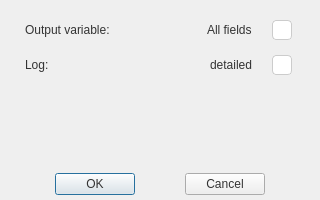
<?xml version="1.0" encoding="UTF-8"?>
<ui version="4.0">
 <class>OutputSettingDialog</class>
 <widget class="QDialog" name="OutputSettingDialog">
  <property name="geometry">
   <rect>
    <x>0</x>
    <y>0</y>
    <width>320</width>
    <height>200</height>
   </rect>
  </property>
  <property name="windowTitle">
   <string>Output Settings</string>
  </property>
  <property name="styleSheet">
   <string notr="true"/>
  </property>
  <layout class="QVBoxLayout" name="verticalLayout_root">
   <property name="margin" stdset="0">
    <number>0</number>
   </property>
   <item>
    <widget class="QWidget" name="mainContainer" native="true">
     <property name="styleSheet">
      <string notr="true">/* ================= 全局字体与背景优化 ================= */
QWidget {
    /* 优先使用微软雅黑，兼顾英文 Segoe UI */
    font-family: &quot;Microsoft YaHei&quot;, &quot;Segoe UI&quot;, sans-serif;
    font-size: 12px;  /* 字体稍微大一点，看起来更现代 */
    color: #333333;   /* 不要用纯黑，用深灰色，视觉更柔和 */
}

/* ================= 标签样式 ================= */
QLabel {
    /* 增加一点行高或内边距，防止文字太挤 */
    padding: 2px;
}

/* ================= 复选框 (QCheckBox) 美化 ================= */
QCheckBox {
    spacing: 8px; /* 文字和方框之间的距离 */
    outline: none; /* 去掉点击时的虚线框 */
}

/* 1. 复选框的“外壳” (指示器) - 未选中状态 */
QCheckBox::indicator {
    width: 18px;
    height: 18px;
    background-color: #ffffff;
    border: 1px solid #cccccc; /* 浅灰色边框 */
    border-radius: 4px;        /* 小圆角 */
}

/* 2. 鼠标悬停时 - 边框变蓝 */
QCheckBox::indicator:hover {
    border-color: #0078d4; 
}

/* 3. 选中状态 - 变成蓝色背景 */
QCheckBox::indicator:checked {
    background-color: #0078d4; /* 微软/Qt 常见的主题蓝 */
    border-color: #0078d4;
    
    /* 【注意】：这里需要一个对号图标。
    
    */
    image: url(:/img/tick.png); 
}

/* 4. 禁用状态 (可选) */
QCheckBox::indicator:disabled {
    background-color: #f0f0f0;
    border-color: #dddddd;
}
</string>
     </property>
     <layout class="QVBoxLayout" name="verticalLayout_content">
      <property name="spacing">
       <number>15</number>
      </property>
      <property name="leftMargin">
       <number>20</number>
      </property>
      <property name="topMargin">
       <number>20</number>
      </property>
      <property name="rightMargin">
       <number>20</number>
      </property>
      <property name="bottomMargin">
       <number>5</number>
      </property>
      <item>
       <layout class="QHBoxLayout" name="horizontalLayout_output">
        <item>
         <widget class="QLabel" name="label_output">
          <property name="text">
           <string>Output variable:</string>
          </property>
         </widget>
        </item>
        <item>
         <spacer name="horizontalSpacer_1">
          <property name="orientation">
           <enum>Qt::Horizontal</enum>
          </property>
          <property name="sizeHint" stdset="0">
           <size>
            <width>40</width>
            <height>20</height>
           </size>
          </property>
         </spacer>
        </item>
        <item>
         <widget class="QLabel" name="label_all_fields">
          <property name="text">
           <string>All fields</string>
          </property>
         </widget>
        </item>
        <item>
         <widget class="QCheckBox" name="checkBox_write_all_fields">
          <property name="enabled">
           <bool>true</bool>
          </property>
          <property name="styleSheet">
           <string notr="true"/>
          </property>
          <property name="text">
           <string/>
          </property>
          <property name="checkable">
           <bool>true</bool>
          </property>
          <property name="checked">
           <bool>true</bool>
          </property>
         </widget>
        </item>
       </layout>
      </item>
      <item>
       <layout class="QHBoxLayout" name="horizontalLayout_log">
        <item>
         <widget class="QLabel" name="label_log">
          <property name="text">
           <string>Log:</string>
          </property>
         </widget>
        </item>
        <item>
         <spacer name="horizontalSpacer_2">
          <property name="orientation">
           <enum>Qt::Horizontal</enum>
          </property>
          <property name="sizeHint" stdset="0">
           <size>
            <width>40</width>
            <height>20</height>
           </size>
          </property>
         </spacer>
        </item>
        <item>
         <widget class="QLabel" name="label_detailed">
          <property name="text">
           <string>detailed</string>
          </property>
         </widget>
        </item>
        <item>
         <widget class="QCheckBox" name="checkBox_detailed_log">
          <property name="styleSheet">
           <string notr="true"/>
          </property>
          <property name="text">
           <string/>
          </property>
         </widget>
        </item>
       </layout>
      </item>
      <item>
       <spacer name="verticalSpacer">
        <property name="orientation">
         <enum>Qt::Vertical</enum>
        </property>
        <property name="sizeHint" stdset="0">
         <size>
          <width>20</width>
          <height>40</height>
         </size>
        </property>
       </spacer>
      </item>
      <item>
       <layout class="QHBoxLayout" name="horizontalLayout_btns">
        <item>
         <spacer name="horizontalSpacer">
          <property name="orientation">
           <enum>Qt::Horizontal</enum>
          </property>
          <property name="sizeHint" stdset="0">
           <size>
            <width>40</width>
            <height>20</height>
           </size>
          </property>
         </spacer>
        </item>
        <item>
         <widget class="QPushButton" name="pushButton_ok">
          <property name="text">
           <string>OK</string>
          </property>
         </widget>
        </item>
        <item>
         <spacer name="horizontalSpacer_3">
          <property name="orientation">
           <enum>Qt::Horizontal</enum>
          </property>
          <property name="sizeHint" stdset="0">
           <size>
            <width>40</width>
            <height>20</height>
           </size>
          </property>
         </spacer>
        </item>
        <item>
         <widget class="QPushButton" name="pushButton_cancel">
          <property name="text">
           <string>Cancel</string>
          </property>
         </widget>
        </item>
        <item>
         <spacer name="horizontalSpacer_4">
          <property name="orientation">
           <enum>Qt::Horizontal</enum>
          </property>
          <property name="sizeHint" stdset="0">
           <size>
            <width>40</width>
            <height>20</height>
           </size>
          </property>
         </spacer>
        </item>
       </layout>
      </item>
     </layout>
    </widget>
   </item>
  </layout>
 </widget>
 <resources/>
 <connections/>
</ui>
